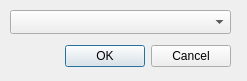
<?xml version="1.0" encoding="UTF-8"?>
<ui version="4.0">
 <class>BuilderTest</class>
 <widget class="QDialog" name="BuilderTest">
  <property name="geometry">
   <rect>
    <x>0</x>
    <y>0</y>
    <width>247</width>
    <height>81</height>
   </rect>
  </property>
  <property name="windowTitle">
   <string>BuilderTest</string>
  </property>
  <widget class="QDialogButtonBox" name="buttonBox">
   <property name="geometry">
    <rect>
     <x>60</x>
     <y>40</y>
     <width>171</width>
     <height>32</height>
    </rect>
   </property>
   <property name="orientation">
    <enum>Qt::Horizontal</enum>
   </property>
   <property name="standardButtons">
    <set>QDialogButtonBox::Cancel|QDialogButtonBox::Ok</set>
   </property>
  </widget>
  <widget class="QComboBox" name="layerCombo">
   <property name="geometry">
    <rect>
     <x>10</x>
     <y>10</y>
     <width>221</width>
     <height>24</height>
    </rect>
   </property>
  </widget>
 </widget>
 <resources/>
 <connections>
  <connection>
   <sender>buttonBox</sender>
   <signal>accepted()</signal>
   <receiver>BuilderTest</receiver>
   <slot>accept()</slot>
   <hints>
    <hint type="sourcelabel">
     <x>248</x>
     <y>254</y>
    </hint>
    <hint type="destinationlabel">
     <x>157</x>
     <y>274</y>
    </hint>
   </hints>
  </connection>
  <connection>
   <sender>buttonBox</sender>
   <signal>rejected()</signal>
   <receiver>BuilderTest</receiver>
   <slot>reject()</slot>
   <hints>
    <hint type="sourcelabel">
     <x>316</x>
     <y>260</y>
    </hint>
    <hint type="destinationlabel">
     <x>286</x>
     <y>274</y>
    </hint>
   </hints>
  </connection>
 </connections>
</ui>
